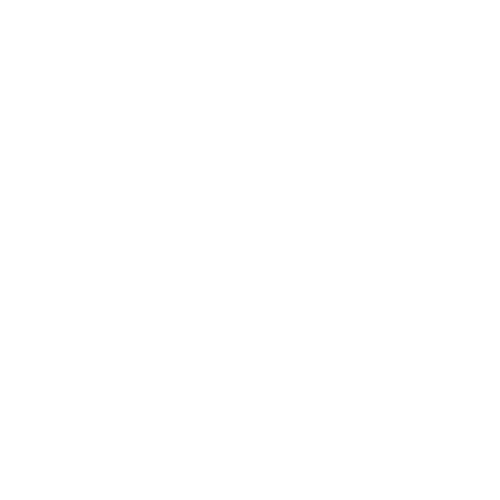
Frame 1 (no input)
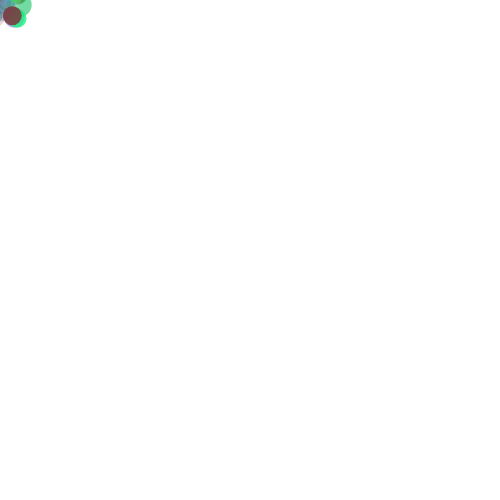
Frame 60 (no input)
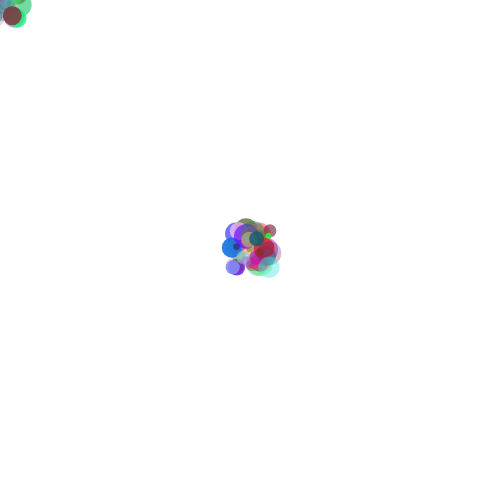
Frame 120 (the mouse pressed at the canvas centre since frame 60)

The p5.js sketch that drew these frames (run headless with seeded random() and noise() and a simulated clock; from frame 60 on, the mouse is pressed at the canvas centre):

// p5.js sketch
// ── sketch.js
function setup() {
  createCanvas(500, 500);

  // no strokes on our shapes
  noStroke();
}

function draw() {
  // pick a random size for this ellipse
  let size = random(5,25);

  // also pick some random colors for this ellipse
  let r = random(255);
  let g = random(255);
  let b = random(255);

  // transparency (we want all ellipses to be visible so the range changes a bit)
  let a = random(25,255);

  // set up our new color
  fill(r,g,b,a);

  // pick a position near the mouse
  let xPos = random(mouseX-20, mouseX+20);
  let yPos = random(mouseY-20, mouseY+20);

  // draw an ellipse here
  ellipse(xPos, yPos, size, size);
}
